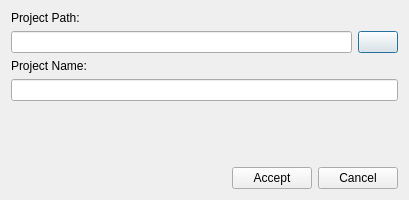
<?xml version="1.0" encoding="UTF-8"?>
<ui version="4.0">
 <class>NewProjectDialog</class>
 <widget class="QDialog" name="NewProjectDialog">
  <property name="geometry">
   <rect>
    <x>0</x>
    <y>0</y>
    <width>409</width>
    <height>200</height>
   </rect>
  </property>
  <property name="windowTitle">
   <string>Create new project</string>
  </property>
  <property name="windowIcon">
   <iconset resource="app-resources.qrc">
    <normaloff>:/icons/assets/icons/cotorro.ico</normaloff>:/icons/assets/icons/cotorro.ico</iconset>
  </property>
  <layout class="QVBoxLayout" name="verticalLayout">
   <item>
    <widget class="QLabel" name="label">
     <property name="text">
      <string>Project Path:</string>
     </property>
    </widget>
   </item>
   <item>
    <layout class="QHBoxLayout" name="horizontalLayout">
     <item>
      <widget class="QLineEdit" name="line_projectPath">
       <property name="readOnly">
        <bool>true</bool>
       </property>
      </widget>
     </item>
     <item>
      <widget class="QPushButton" name="pushButton">
       <property name="toolTip">
        <string>Choose project's folder</string>
       </property>
       <property name="text">
        <string/>
       </property>
       <property name="icon">
        <iconset resource="app-resources.qrc">
         <normaloff>:/icons/assets/icons/folder_empty.ico</normaloff>:/icons/assets/icons/folder_empty.ico</iconset>
       </property>
      </widget>
     </item>
    </layout>
   </item>
   <item>
    <widget class="QLabel" name="label_2">
     <property name="text">
      <string>Project Name:</string>
     </property>
    </widget>
   </item>
   <item>
    <widget class="QLineEdit" name="line_projectName"/>
   </item>
   <item>
    <spacer name="verticalSpacer">
     <property name="orientation">
      <enum>Qt::Vertical</enum>
     </property>
     <property name="sizeHint" stdset="0">
      <size>
       <width>20</width>
       <height>40</height>
      </size>
     </property>
    </spacer>
   </item>
   <item>
    <layout class="QHBoxLayout" name="horizontalLayout_2">
     <item>
      <spacer name="horizontalSpacer">
       <property name="orientation">
        <enum>Qt::Horizontal</enum>
       </property>
       <property name="sizeHint" stdset="0">
        <size>
         <width>40</width>
         <height>20</height>
        </size>
       </property>
      </spacer>
     </item>
     <item>
      <widget class="QPushButton" name="btn_accept">
       <property name="text">
        <string>Accept</string>
       </property>
      </widget>
     </item>
     <item>
      <widget class="QPushButton" name="btn_cancel">
       <property name="text">
        <string>Cancel</string>
       </property>
      </widget>
     </item>
    </layout>
   </item>
  </layout>
 </widget>
 <resources>
  <include location="app-resources.qrc"/>
 </resources>
 <connections/>
</ui>
